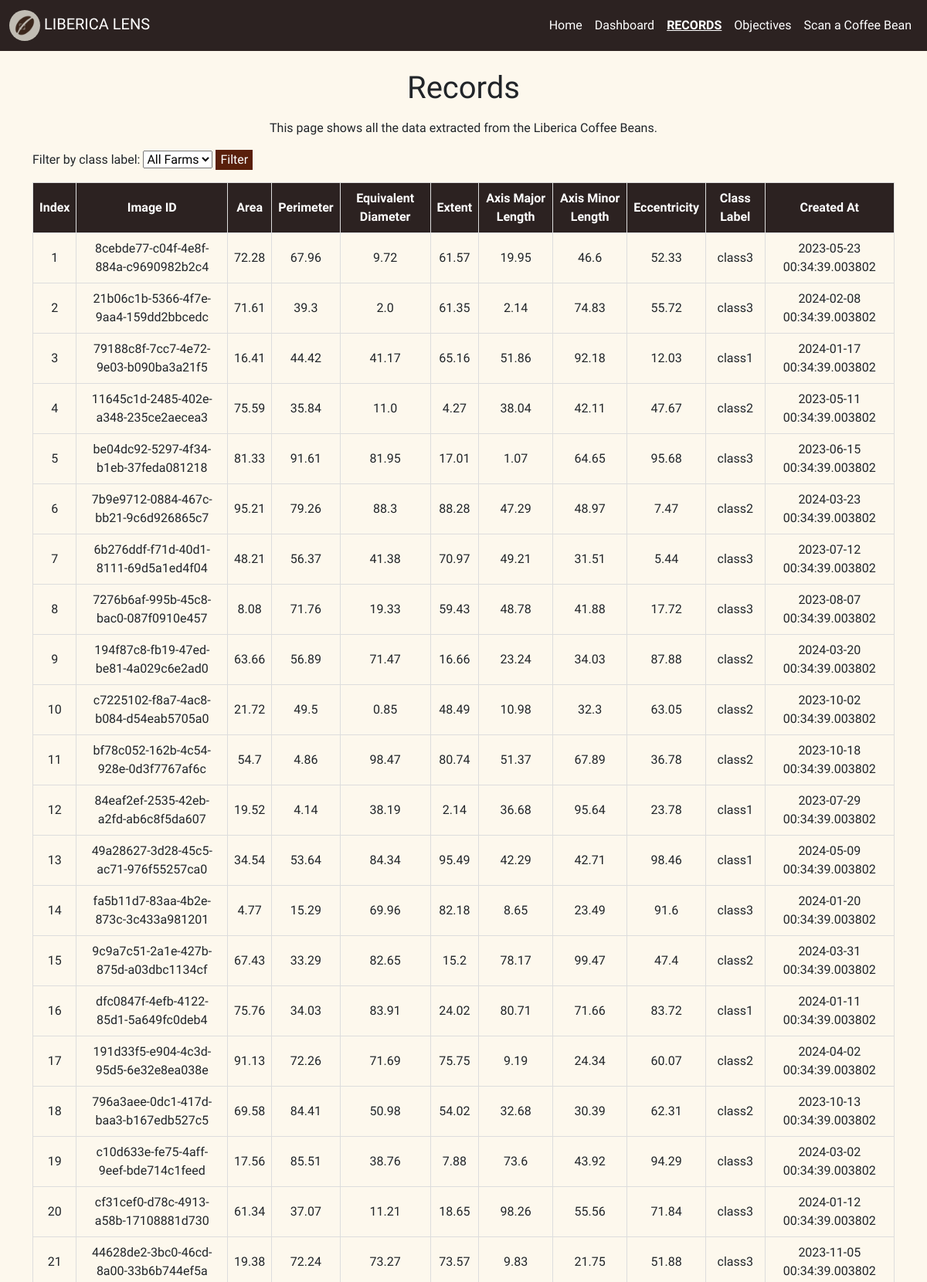
Page /records (upper part) on the committed database.
### app.py (models this page shows)
class LibericaBeanMetadata(db.Model):
    id = db.Column(db.Integer, primary_key=True)
    filepath = db.Column(db.String)
    image_id = db.Column(db.String)
    area = db.Column(db.Float)
    perimeter = db.Column(db.Float)
    equivalent_diameter = db.Column(db.Float)
    extent = db.Column(db.Float)
    mean_intensity = db.Column(db.Float)
    solidity = db.Column(db.Float)
    convex_area = db.Column(db.Float)
    axis_major_length = db.Column(db.Float)
    axis_minor_length = db.Column(db.Float)
    eccentricity = db.Column(db.Float)
    class_label = db.Column(db.String)
    created_at = db.Column(db.DateTime(timezone=True), default=get_current_timestamp)

### app.py (the view)
@app.route('/records')
def records():
    data = LibericaBeanMetadata.query.all()
    page_size = 100
    page = int(request.args.get('page', 1))  # get the current page from the query string
    sort_by = request.args.get('sort_by', 'id')  # get the column to sort by
    sort_order = request.args.get('sort_order', 'asc')  # get the sort order (asc or desc)
    class_label = request.args.get('class_label')  # get the class label for filtering
    class_labels = set(d.class_label for d in data)
    if class_label:
        data = [d for d in data if d.class_label == class_label]
    total_pages = math.ceil(len(data) / page_size)
    start = (page - 1) * page_size
    end = start + page_size
    paginated_data = data[start:end]
    if sort_by and sort_order:
        if sort_order == 'asc':
            paginated_data = sorted(paginated_data, key=lambda x: getattr(x, sort_by))
        else:
            paginated_data = sorted(paginated_data, key=lambda x: getattr(x, sort_by), reverse=True)
    return render_template('records.html', data=paginated_data, page=page, total_pages=total_pages, sort_by=sort_by, sort_order=sort_order, class_labels=class_labels, class_label=class_label)

### templates/records.html (shortened to what this page needs)
<!DOCTYPE html>
<html lang="en">
  <head>
    <link
      href="https://cdn.jsdelivr.net/npm/bootstrap@5.3.2/dist/css/bootstrap.min.css"
      rel="stylesheet"
    />
    <link
      rel="stylesheet"
      href="https://cdnjs.cloudflare.com/ajax/libs/twitter-bootstrap/5.3.0/css/bootstrap.min.css"
    />
    <link
      rel="stylesheet"
      href="https://cdn.datatables.net/2.0.5/css/dataTables.bootstrap5.css"
    />
    <link
      rel="stylesheet"
      type="text/css"
      href="{{ url_for('static', filename='CSS/style.css') }}"
    />
  </head>
  <body>
    <header>
      <nav class="navbar navbar-expand-lg">
        <div class="container-fluid">
          <a class="navbar-brand text-uppercase" href="/">
            <img
              src="{{ url_for('static', filename='IMG/liberica_lens_icon.png') }}"
              alt="Logo"
              width="30"
              height="24"
            />
            Liberica Lens
          </a>
          <div class="collapse navbar-collapse" id="navbar-menu">
            <ul class="navbar-nav ms-auto mb-2 mb-lg-0">
              <li class="nav-item">
                <a class="nav-link" href="/">Home</a>
              </li>
              <li class="nav-item">
                <a class="nav-link" href="/dashboard">Dashboard</a>
              </li>
              <li class="nav-item">
                <a class="nav-link active text-uppercase" href="/records"
                  >Records</a
                >
              </li>
              <li class="nav-item">
                <a class="nav-link" href="/objectives">Objectives</a>
              </li>
              <li class="nav-item">
                <a class="nav-link" href="/scan">Scan a Coffee Bean</a>
              </li>
            </ul>
          </div>
        </div>
      </nav>
    </header>
    <main>
      <div class="container mt-4">
        <h1 class="text-center mb-3">Records</h1>
        <div class="container">
          <p class="text-center">
            This page shows all the data extracted from the Liberica Coffee
            Beans.
          </p>
        </div>
        <form action="/records" method="get">
          <label for="class_label">Filter by class label:</label>
          <select id="class_label" name="class_label">
            <option value="">All Farms</option>
          </select>
          <button class="filter-button mb-3 " type="submit">Filter</button>
        </form>
        <div class="container-records">
          <table id="myTable">
            <thead>
              <tr>
                <th class="text-center">
                  <a
                    href="{{ url_for('records', page=page, sort_by='id', sort_order='asc' if sort_by!= 'id' or sort_order!= 'asc' else 'desc', class_label=class_label) }}"
                    style="text-decoration: none; color: white"
                    >Index</a
                  >
                </th>
                <th class="text-center">
                  <a
                    href="{{ url_for('records', page=page, sort_by='image_id', sort_order='asc' if sort_by!= 'image_id' or sort_order!= 'asc' else 'desc', class_label=class_label) }}"
                    style="text-decoration: none; color: white"
                    >Image ID</a
                  >
                </th>
                <th class="text-center">
                  <a
                    href="{{ url_for('records', page=page, sort_by='area', sort_order='asc' if sort_by!= 'area' or sort_order!= 'asc' else 'desc', class_label=class_label) }}"
                    style="text-decoration: none; color: white"
                    >Area</a
                  >
                </th>
                <th class="text-center">
                  <a
                    href="{{ url_for('records',page=page, sort_by='perimeter', sort_order='asc' if sort_by!= 'perimeter' or sort_order!= 'asc' else 'desc', class_label=class_label) }}"
                    style="text-decoration: none; color: white"
                    >Perimeter</a
                  >
                </th>
                <th class="text-center">
                  <a
                    href="{{ url_for('records', page=page, sort_by='equivalent_diameter', sort_order='asc' if sort_by!= 'equivalent_diameter' or sort_order!= 'asc' else 'desc', class_label=class_label) }}"
                    style="text-decoration: none; color: white"
                    >Equivalent Diameter</a
                  >
                </th>
                <th class="text-center">
                  <a
                    href="{{ url_for('records', page=page, sort_by='extent', sort_order='asc' if sort_by!= 'extent' or sort_order!= 'asc' else 'desc', class_label=class_label) }}"
                    style="text-decoration: none; color: white"
                    >Extent</a
                  >
                </th>
                <th class="text-center">
                  <a
                    href="{{ url_for('records', page=page, sort_by='axis_major_length', sort_order='asc' if sort_by!= 'axis_major_length' or sort_order!= 'asc' else 'desc', class_label=class_label) }}"
                    style="text-decoration: none; color: white"
                    >Axis Major Length</a
                  >
                </th>
                <th class="text-center">
                  <a
                    href="{{ url_for('records', page=page, sort_by='axis_minor_length', sort_order='asc' if sort_by!= 'axis_minor_length' or sort_order!= 'asc' else 'desc', class_label=class_label) }}"
                    style="text-decoration: none; color: white"
                    >Axis Minor Length</a
                  >
                </th>
                <th class="text-center">
                  <a
                    href="{{ url_for('records', page=page, sort_by='eccentricity', sort_order='asc' if sort_by!= 'eccentricity' or sort_order!= 'asc' else 'desc', class_label=class_label) }}"
                    style="text-decoration: none; color: white"
                    >Eccentricity</a
                  >
                </th>
                <th class="text-center">
                  <a
                    href="{{ url_for('records', page=page, sort_by='class_label', sort_order='asc' if sort_by!= 'class_label' or sort_order!= 'asc' else 'desc', class_label=class_label) }}"
                    style="text-decoration: none; color: white"
                    >Class Label</a
                  >
                </th>
                <th class="text-center">
                  <a
                    href="{{ url_for('records', page=page, sort_by='created_at', sort_order='asc' if sort_by!= 'created_at' or sort_order!= 'asc' else 'desc', class_label=class_label) }}"
                    style="text-decoration: none; color: white"
                    >Created At</a
                  >
                </th>
              </tr>
            </thead>
            <tbody>
              {% for row in data %}
              <tr>
                <td class="text-center">{{ row.id }}</td>
                <td class="text-center">{{ row.image_id }}</td>
                <td class="text-center">{{ row.area | round(2) }}</td>
                <td class="text-center">{{ row.perimeter | round(2) }}</td>
                <td class="text-center">
                  {{ row.equivalent_diameter | round(2) }}
                </td>
                <td class="text-center">{{ row.extent | round(2) }}</td>
                <td class="text-center">
                  {{ row.axis_major_length | round(2) }}
                </td>
                <td class="text-center">
                  {{ row.axis_minor_length | round(2) }}
                </td>
                <td class="text-center">{{ row.eccentricity | round(2) }}</td>
                <td class="text-center">{{ row.class_label }}</td>
                <td class="text-center">{{ row.created_at }}</td>
              </tr>
              {% endfor %}
            </tbody>
          </table>
        </div>
      </div>
    </main>
  </body>
</html>

### static/CSS/style.css (style rules this page uses)
body { background-color: #fdf8ed; font-family: "Signika", sans-serif; }
.navbar { background-color: #2c2221; }
.navbar-brand img { width: 40px; height: 40px; border-radius: 50%; }
.navbar-brand { color: #fff; }
.navbar-nav .nav-link { color: #fff; }
.navbar-nav .nav-link.active { text-decoration: underline; font-weight: bolder; color: #fff; }
.collapse .navbar-nav .nav-item a { text-align: center; }
th { text-align: left; vertical-align: middle; padding: 0.75rem; }
td { vertical-align: middle; padding: 0.75rem; border-top: 1px solid #dee2e6; }
table { border-collapse: collapse; width: 100%; }
th, td { border: 1px solid #ddd; padding: 8px; text-align: left; }
th { background-color: #2c2221; color: white; }
.filter-button { background-color: #591f0b; color: #ffffff; border: none; font-size: 16px; cursor: pointer; }

### rows in the picture
LibericaBeanMetadata: id "1", image_id "8cebde77-c04f-4e8f-884a-c9690982b2c4", area "72.28", perimeter "67.96", equivalent_diameter "9.72", extent "61.57", axis_major_length "19.95", axis_minor_length "46.6", eccentricity "52.33", class_label "class3", created_at "2023-05-23 00:34:39.003802"
LibericaBeanMetadata: id "2", image_id "21b06c1b-5366-4f7e-9aa4-159dd2bbcedc", area "71.61", perimeter "39.3", equivalent_diameter "2.0", extent "61.35", axis_major_length "2.14", axis_minor_length "74.83", eccentricity "55.72", class_label "class3", created_at "2024-02-08 00:34:39.003802"
LibericaBeanMetadata: id "3", image_id "79188c8f-7cc7-4e72-9e03-b090ba3a21f5", area "16.41", perimeter "44.42", equivalent_diameter "41.17", extent "65.16", axis_major_length "51.86", axis_minor_length "92.18", eccentricity "12.03", class_label "class1", created_at "2024-01-17 00:34:39.003802"
LibericaBeanMetadata: id "4", image_id "11645c1d-2485-402e-a348-235ce2aecea3", area "75.59", perimeter "35.84", equivalent_diameter "11.0", extent "4.27", axis_major_length "38.04", axis_minor_length "42.11", eccentricity "47.67", class_label "class2", created_at "2023-05-11 00:34:39.003802"
LibericaBeanMetadata: id "5", image_id "be04dc92-5297-4f34-b1eb-37feda081218", area "81.33", perimeter "91.61", equivalent_diameter "81.95", extent "17.01", axis_major_length "1.07", axis_minor_length "64.65", eccentricity "95.68", class_label "class3", created_at "2023-06-15 00:34:39.003802"
LibericaBeanMetadata: id "6", image_id "7b9e9712-0884-467c-bb21-9c6d926865c7", area "95.21", perimeter "79.26", equivalent_diameter "88.3", extent "88.28", axis_major_length "47.29", axis_minor_length "48.97", eccentricity "7.47", class_label "class2", created_at "2024-03-23 00:34:39.003802"
LibericaBeanMetadata: id "7", image_id "6b276ddf-f71d-40d1-8111-69d5a1ed4f04", area "48.21", perimeter "56.37", equivalent_diameter "41.38", extent "70.97", axis_major_length "49.21", axis_minor_length "31.51", eccentricity "5.44", class_label "class3", created_at "2023-07-12 00:34:39.003802"
LibericaBeanMetadata: id "8", image_id "7276b6af-995b-45c8-bac0-087f0910e457", area "8.08", perimeter "71.76", equivalent_diameter "19.33", extent "59.43", axis_major_length "48.78", axis_minor_length "41.88", eccentricity "17.72", class_label "class3", created_at "2023-08-07 00:34:39.003802"
LibericaBeanMetadata: id "9", image_id "194f87c8-fb19-47ed-be81-4a029c6e2ad0", area "63.66", perimeter "56.89", equivalent_diameter "71.47", extent "16.66", axis_major_length "23.24", axis_minor_length "34.03", eccentricity "87.88", class_label "class2", created_at "2024-03-20 00:34:39.003802"
LibericaBeanMetadata: id "10", image_id "c7225102-f8a7-4ac8-b084-d54eab5705a0", area "21.72", perimeter "49.5", equivalent_diameter "0.85", extent "48.49", axis_major_length "10.98", axis_minor_length "32.3", eccentricity "63.05", class_label "class2", created_at "2023-10-02 00:34:39.003802"
LibericaBeanMetadata: id "11", image_id "bf78c052-162b-4c54-928e-0d3f7767af6c", area "54.7", perimeter "4.86", equivalent_diameter "98.47", extent "80.74", axis_major_length "51.37", axis_minor_length "67.89", eccentricity "36.78", class_label "class2", created_at "2023-10-18 00:34:39.003802"
LibericaBeanMetadata: id "12", image_id "84eaf2ef-2535-42eb-a2fd-ab6c8f5da607", area "19.52", perimeter "4.14", equivalent_diameter "38.19", extent "2.14", axis_major_length "36.68", axis_minor_length "95.64", eccentricity "23.78", class_label "class1", created_at "2023-07-29 00:34:39.003802"
LibericaBeanMetadata: id "13", image_id "49a28627-3d28-45c5-ac71-976f55257ca0", area "34.54", perimeter "53.64", equivalent_diameter "84.34", extent "95.49", axis_major_length "42.29", axis_minor_length "42.71", eccentricity "98.46", class_label "class1", created_at "2024-05-09 00:34:39.003802"
LibericaBeanMetadata: id "14", image_id "fa5b11d7-83aa-4b2e-873c-3c433a981201", area "4.77", perimeter "15.29", equivalent_diameter "69.96", extent "82.18", axis_major_length "8.65", axis_minor_length "23.49", eccentricity "91.6", class_label "class3", created_at "2024-01-20 00:34:39.003802"
LibericaBeanMetadata: id "15", image_id "9c9a7c51-2a1e-427b-875d-a03dbc1134cf", area "67.43", perimeter "33.29", equivalent_diameter "82.65", extent "15.2", axis_major_length "78.17", axis_minor_length "99.47", eccentricity "47.4", class_label "class2", created_at "2024-03-31 00:34:39.003802"
LibericaBeanMetadata: id "16", image_id "dfc0847f-4efb-4122-85d1-5a649fc0deb4", area "75.76", perimeter "34.03", equivalent_diameter "83.91", extent "24.02", axis_major_length "80.71", axis_minor_length "71.66", eccentricity "83.72", class_label "class1", created_at "2024-01-11 00:34:39.003802"
LibericaBeanMetadata: id "17", image_id "191d33f5-e904-4c3d-95d5-6e32e8ea038e", area "91.13", perimeter "72.26", equivalent_diameter "71.69", extent "75.75", axis_major_length "9.19", axis_minor_length "24.34", eccentricity "60.07", class_label "class2", created_at "2024-04-02 00:34:39.003802"
LibericaBeanMetadata: id "18", image_id "796a3aee-0dc1-417d-baa3-b167edb527c5", area "69.58", perimeter "84.41", equivalent_diameter "50.98", extent "54.02", axis_major_length "32.68", axis_minor_length "30.39", eccentricity "62.31", class_label "class2", created_at "2023-10-13 00:34:39.003802"
LibericaBeanMetadata: id "19", image_id "c10d633e-fe75-4aff-9eef-bde714c1feed", area "17.56", perimeter "85.51", equivalent_diameter "38.76", extent "7.88", axis_major_length "73.6", axis_minor_length "43.92", eccentricity "94.29", class_label "class3", created_at "2024-03-02 00:34:39.003802"
LibericaBeanMetadata: id "20", image_id "cf31cef0-d78c-4913-a58b-17108881d730", area "61.34", perimeter "37.07", equivalent_diameter "11.21", extent "18.65", axis_major_length "98.26", axis_minor_length "55.56", eccentricity "71.84", class_label "class3", created_at "2024-01-12 00:34:39.003802"
LibericaBeanMetadata: id "21", image_id "44628de2-3bc0-46cd-8a00-33b6b744ef5a", area "19.38", perimeter "72.24", equivalent_diameter "73.27", extent "73.57", axis_major_length "9.83", axis_minor_length "21.75", eccentricity "51.88", class_label "class3", created_at "2023-11-05 00:34:39.003802"
